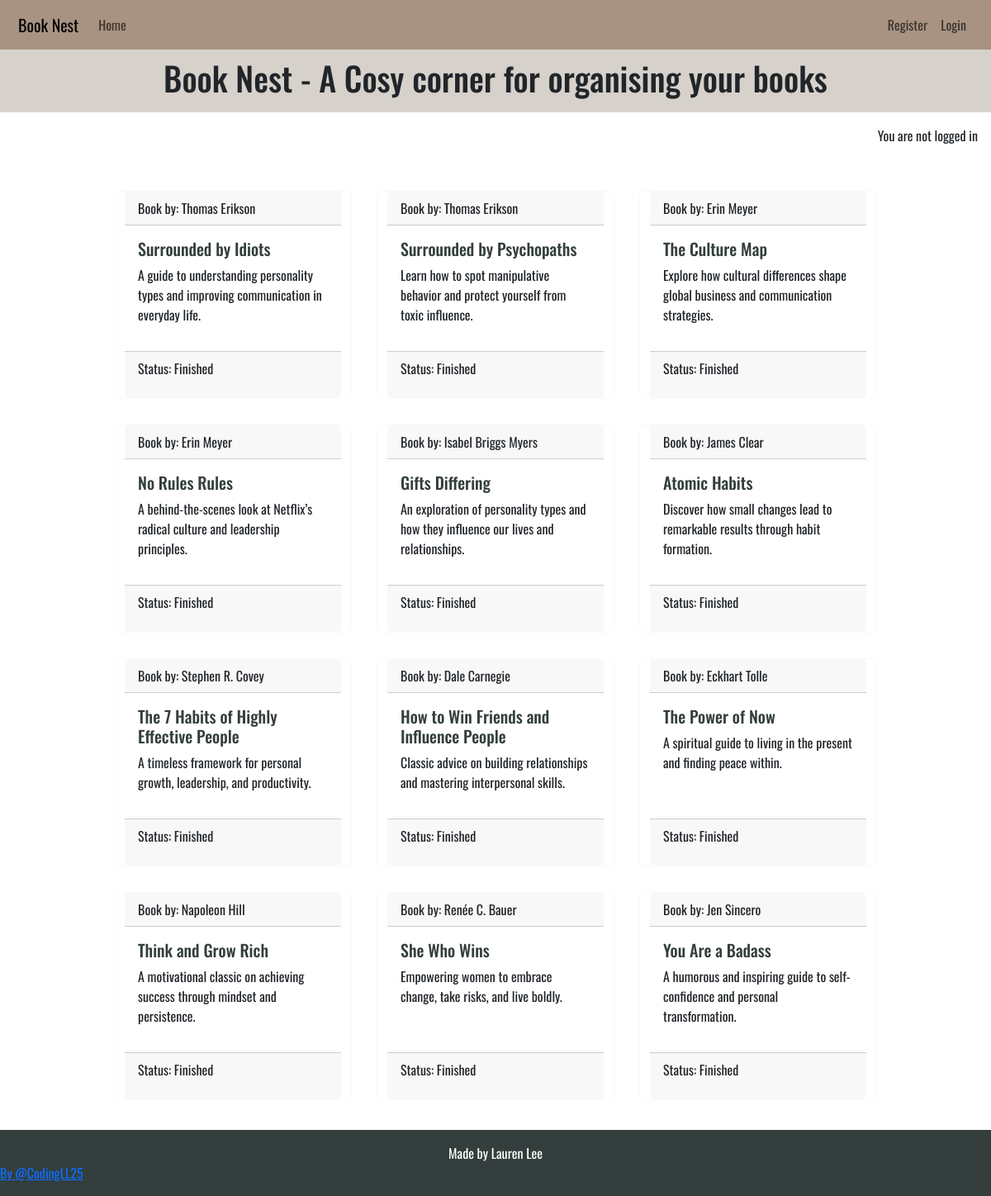
Screenshot of /collection/time-to-grow/ with the database file from the repository.
### library/models.py (models this page shows, shortened)
class Book(models.Model):
    collection = models.ForeignKey(
        Collection, on_delete=models.CASCADE, related_name="books"
    )
    title = models.CharField(max_length=200, unique=True, blank=False)
    author = models.CharField(max_length=100, blank=False)
    body = models.TextField()
    finished = models.BooleanField(default=False)
    created_on = models.DateTimeField(auto_now_add=True)
    tag = models.ManyToManyField(Tag, related_name="books")

### library/views.py (the view)
# urls.py: path("collection/<slug:slug>/", views.collection_detail, name="collection_detail"),
def collection_detail(request, slug):
    queryset = Collection.objects.all().order_by("id")
    collection = get_object_or_404(queryset, slug=slug)
    books = collection.books.all()
    return render(
        request,
        "library/collection_detail.html",
        {
            "collection": collection,
            "books": books,
        },
    )

### library/templatetags/html_filters.py (called while the page is built)
@register.filter(name="clean_html")
def clean_html(value):
    if not value:
        return ""
    value = re.sub(r"<p[^>]*>\s*(?:&nbsp;|\s)*</p>", "", value)
    value = re.sub(r"&nbsp;", " ", value)
    return strip_tags(value).strip()

### library/templates/library/collection_detail.html (shortened to what this page needs)
{% extends 'base.html' %}
{% load html_filters %}
{% load static %}
{% load crispy_forms_tags %}
{% block content %}
<section class="book-continer container mt-4">
    <div class="row justify-content-center">
        {% if books %}
        {% for book in books %}
        <div class="card book-holder border-light mb-3">
            <div class="card-header"> Book by: {{ book.author }}</div>
            <div class="card-body">
                <h5 class="card-title">{{ book.title}} </h5>
                <p class="card-text"> {{ book.body | clean_html }}</p>
            </div>
            <div class="card-footer">
                <p class="card-status"> Status: {% if book.finished %} Finished {% else %} In progress {% endif%}
            </div>
        </div>
        {% endfor%}
        {% else %}
        <p>No books in this collection yet.</p>
        {% endif %}
    </div>
</section>
{% endblock content %}

### static/css/style.css (style rules this page uses)
:root { --primary-font: "Oswald", sans-serif; --primary-color: #333E3D; --secondary-color: #D6D1CA; --highlight: #A89382; --light-highlight: #D97E47; --bright-highlight: #A04F2F; }
body { min-height: 100vh; display: flex; width: 100%; flex-direction: column; font-family: var(--primary-font); margin: 0; overflow-x: hidden; overflow-wrap: anywhere; }
.card-title { color: var(--primary-color); }
.book-holder { max-width: 18rem; margin: 15px; }

### rows the page displays
Book: author "Thomas Erikson", title "Surrounded by Idiots", body|clean_html "A guide to understanding personality types and improving communication in everyday life.", finished "Finished"
Book: author "Thomas Erikson", title "Surrounded by Psychopaths", body|clean_html "Learn how to spot manipulative behavior and protect yourself from toxic influence.", finished "Finished"
Book: author "Erin Meyer", title "The Culture Map", body|clean_html "Explore how cultural differences shape global business and communication strategies.", finished "Finished"
Book: author "Erin Meyer", title "No Rules Rules", body|clean_html "A behind-the-scenes look at Netflix’s radical culture and leadership principles.", finished "Finished"
Book: author "Isabel Briggs Myers", title "Gifts Differing", body|clean_html "An exploration of personality types and how they influence our lives and relationships.", finished "Finished"
Book: author "James Clear", title "Atomic Habits", body|clean_html "Discover how small changes lead to remarkable results through habit formation.", finished "Finished"
Book: author "Stephen R. Covey", title "The 7 Habits of Highly Effective People", body|clean_html "A timeless framework for personal growth, leadership, and productivity.", finished "Finished"
Book: author "Dale Carnegie", title "How to Win Friends and Influence People", body|clean_html "Classic advice on building relationships and mastering interpersonal skills.", finished "Finished"
Book: author "Eckhart Tolle", title "The Power of Now", body|clean_html "A spiritual guide to living in the present and finding peace within.", finished "Finished"
Book: author "Napoleon Hill", title "Think and Grow Rich", body|clean_html "A motivational classic on achieving success through mindset and persistence.", finished "Finished"
Book: author "Renée C. Bauer", title "She Who Wins", body|clean_html "Empowering women to embrace change, take risks, and live boldly.", finished "Finished"
Book: author "Jen Sincero", title "You Are a Badass", body|clean_html "A humorous and inspiring guide to self-confidence and personal transformation.", finished "Finished"
